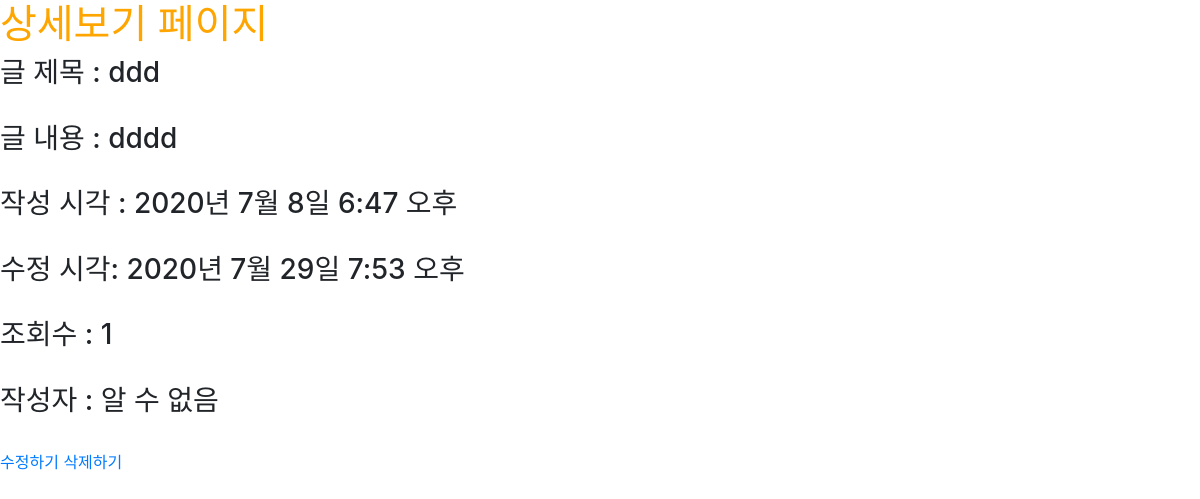
Page /posts/show/5 on the committed database.
### posts/models.py (models this page shows)
class Post(models.Model):
    title = models.CharField(max_length=50, null=False)
    content = models.TextField()
    view_count = models.IntegerField(default = 0)
    created_at = models.DateTimeField(auto_now_add = True)
    updated_at = models.DateTimeField(auto_now = True)
    image = models.ImageField(upload_to='images/', null=True)
    user = models.ForeignKey(User, on_delete = models.CASCADE, null=True)

### posts/views.py (the view)
# urls.py: path('show/<int:id>', show, name="show"),
def show(request, id):
    post = Post.objects.get(pk=id)
    post.view_count += 1
    post.save()
    return render(request, 'posts/show.html', {'post': post})

### posts/templates/posts/show.html (shortened to what this page needs)
{% extends 'base.html' %}
{% block content %}
    <h1>상세보기 페이지</h1>
    <h3>글 제목 : {{ post.title }} </h3><br>
    <h3>글 내용 : {{ post.content }} </h3><br>
    <h3>작성 시각 : {{ post.created_at }} </h3><br>
    <h3>수정 시각: {{ post.updated_at }}</h3><br>
    <h3>조회수 : {{ post.view_count }} </h3><br>
    {% if post.user %}
        <h3>작성자 : {{ post.user }} </h3><br>
    {% else %}
        <h3>작성자 : 알 수 없음 </h3><br>
    {% endif %}
    <a href="{% url 'posts:update' post.pk %}">수정하기</a>
    <a href="{% url 'posts:delete' post.pk %}">삭제하기</a>
{% endblock %}

### myblog/static/css/project.css (style rules this page uses)
h1 { color: orange; }

### rows in the picture
Post: title "ddd", content "dddd", created_at "2020년 7월 8일 6:47 오후", updated_at "2020년 7월 29일 7:53 오후", view_count "1"
